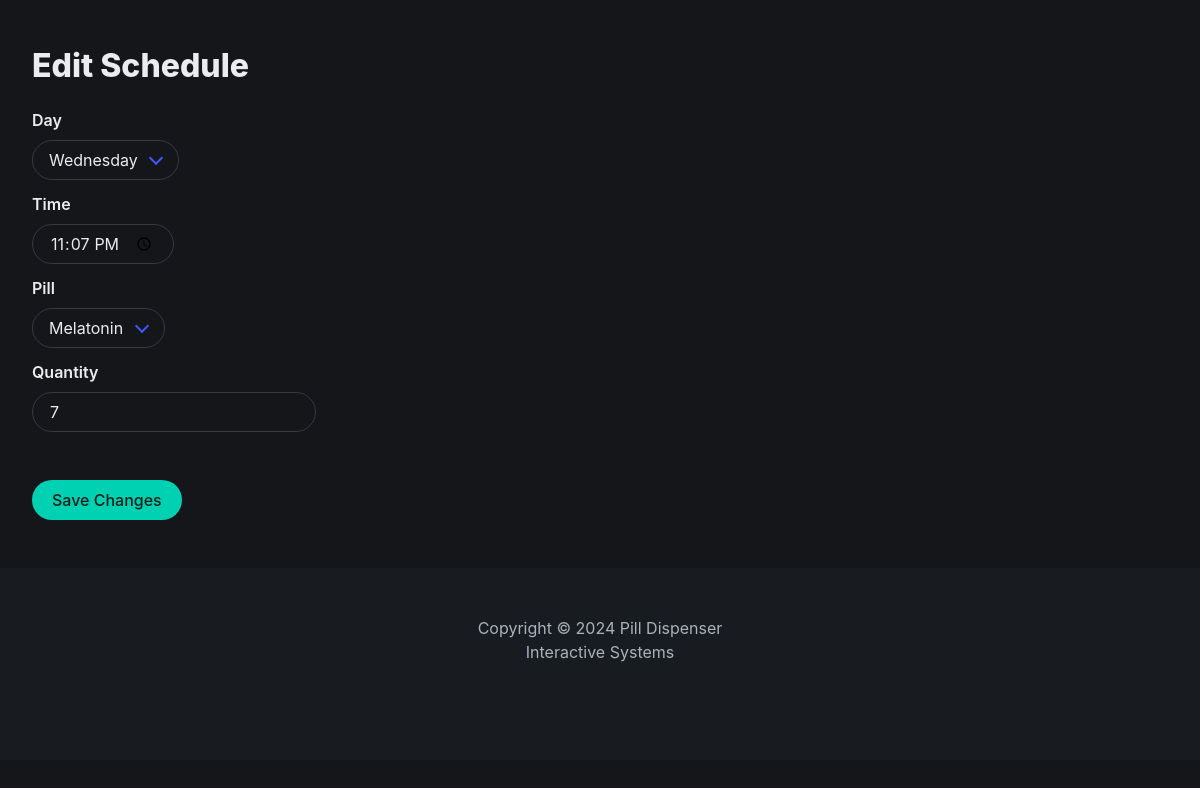
Before: /edit_schedule/2 with the older database file.
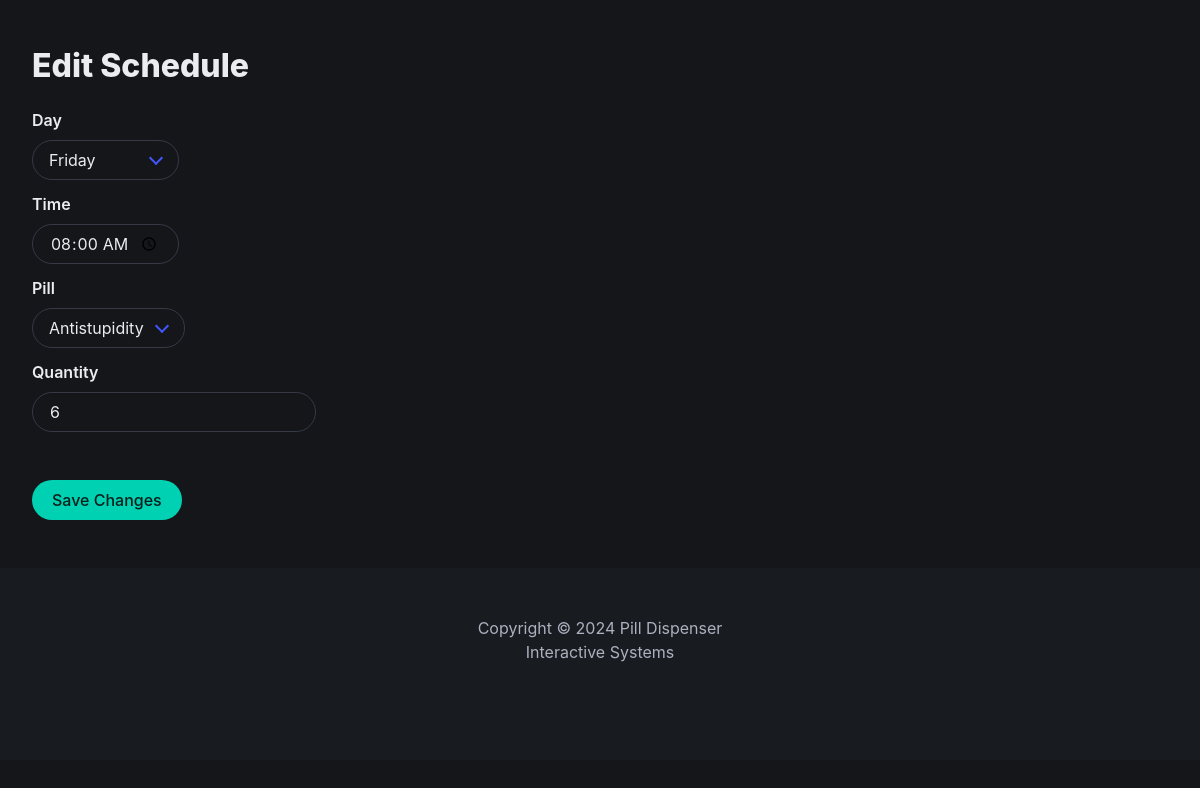
After: the same page with the newer database file.
### app.py (models this page shows)
class Schedule(db.Model):
    id = db.Column(db.Integer, primary_key=True)
    day = db.Column(db.String(10), nullable=False)
    time = db.Column(db.String(5), nullable=False)
    quantity = db.Column(db.Integer, nullable=False, default=1)
    pill_id = db.Column(db.Integer, db.ForeignKey('pill.id'), nullable=False)
    logs = db.relationship('Log', backref='schedule', lazy=True)

class Pill(db.Model):
    id = db.Column(db.Integer, primary_key=True)
    name = db.Column(db.String(100), nullable=False)
    dosage = db.Column(db.String(20), nullable=False)
    schedules = db.relationship('Schedule', backref='pill', lazy=True)

### app.py (the view, shortened to what this page needs)
@app.route('/edit_schedule/<int:schedule_id>', methods=['GET', 'POST'])
def edit_schedule(schedule_id):
    schedule = Schedule.query.get_or_404(schedule_id)
    pills = Pill.query.all()
    return render_template('edit_schedule.html', schedule=schedule, pills=pills)

### templates/edit_schedule.html (shortened to what this page needs)
{% extends 'base.html' %}
{% block body %}
<section class="mt-6">
    <h1 class="title">Edit Schedule</h1>
    <form action="/edit_schedule/{{ schedule.id }}" method="POST">
        <div class="field">
            <label for="day" class="label">Day</label>
            <div class="select is-rounded">
                <select id="day" name="day" required>
                    <option value="Wednesday" {% if schedule.day == 'Wednesday' %} selected {% endif %}>Wednesday</option>
                    <option value="Friday" {% if schedule.day == 'Friday' %} selected {% endif %}>Friday</option>
                </select>
            </div>
        </div>
        <div class="field">
            <label for="time" class="label">Time</label>
            <input class="input is-rounded" style="width: max-content;" type="time" id="time" name="time" value="{{ schedule.time }}">
        </div>
        <div class="field">
            <label for="pill" class="label">Pill</label>
            <div class="select is-rounded">
                <select id="pill" name="pill_id" required>
                    {% for pill in pills %}
                        <option value="{{ pill.id }}" {% if pill.id == schedule.pill_id %} selected {% endif %}>{{ pill.name }}</option>
                    {% endfor %}
                </select>
            </div>
        </div>
        <div class="field">
            <label for="quantity" class="label">Quantity</label>
            <input class="input is-rounded" style="width: max-content;" type="number" id="quantity" name="quantity" min="1" value="{{ schedule.quantity }}" required><br><br>
        </div>
        <button type="submit" class="button is-primary is-rounded mt-3">Save Changes</button>
    </form>
</section>
{% endblock %}

Changed rows visible on the page:
changed Schedule: day "Wednesday" → "Friday"; time "23:07" → "08:00"; pill_id "Melatonin" → "Antistupidity"; quantity "7" → "6"
